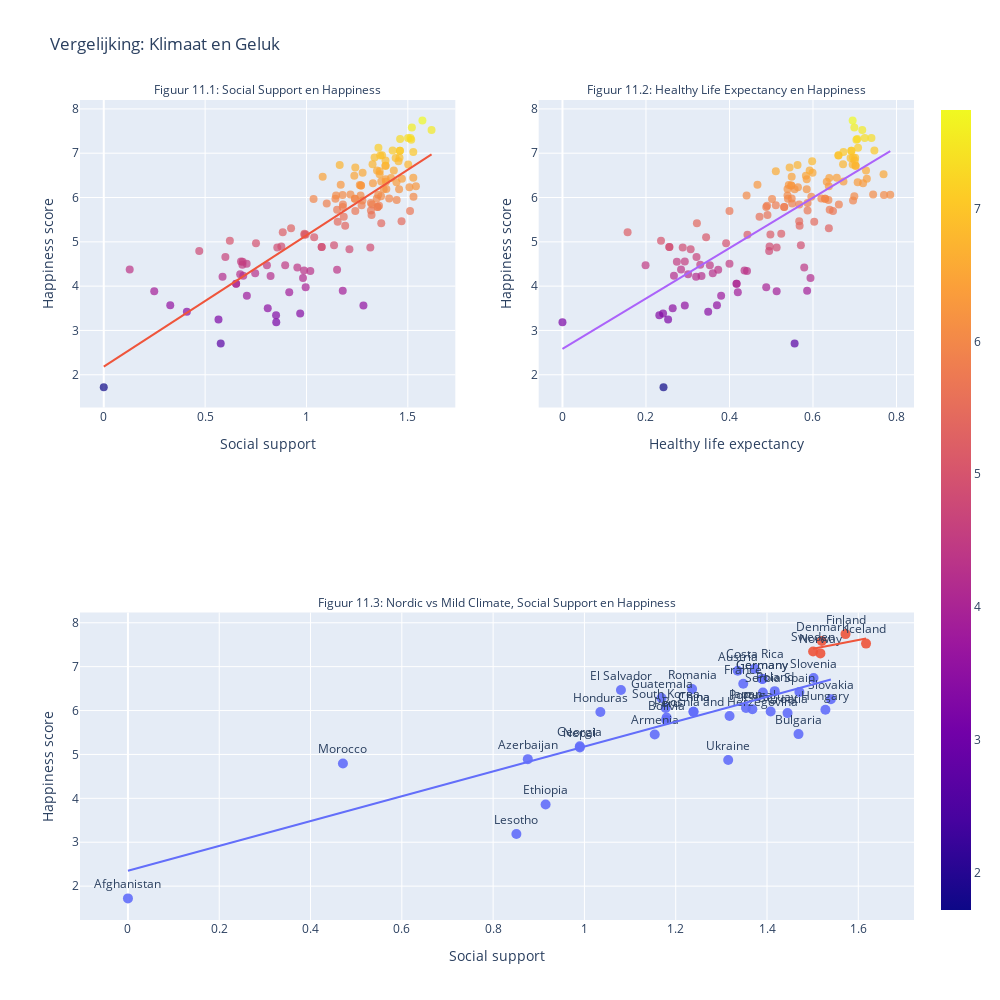

The notebook cell this image was saved under:
### Markdown cell above
In het World Happiness Report (2025) dataset is te zien dat de Scandinavische landen (Noorwegen, Zweden, Finland, Denemarken en IJsland) heel hoog scoren op Happiness score, ondanks hun lange en extreme winters. Eerder is er aangetoond dat er een hoge correlatie zitten tussen Social support (sociale voorzieningen) en Healthy Life expectancy met de Ladder score. Dit kunnen we ook zien in de Figuren 11.1 en 11.2 hieronder.

### Code cell
# Definieer Nordic en gemiddeld warme landen
nordics = ['Sweden', 'Norway', 'Finland', 'Denmark', 'Iceland']
avg_temp_df = df123[(df123['temperature_celsius'] >= 16) & (df123['temperature_celsius'] <= 23)]
avg_temp_countries = avg_temp_df['country'].unique()

# Voeg Highlight-kolom toe voor categorisering
def climate_category(row):
    if row['country'] in nordics:
        return 'Nordic'
    elif row['country'] in avg_temp_countries:
        return 'Mild Climate'
    else:
        return 'Other'

df123['Highlight'] = df123.apply(climate_category, axis=1)

# Eerste plot: alle landen, viridis kleuren op basis van social support
scatter_all = px.scatter(
    df123,
    x='Social support',
    y='Ladder score',
    color='Ladder score',                  # Viridis op happiness
    color_continuous_scale='viridis',
    trendline='ols',                        
    title='Correlatie: Social Support vs Happiness (alle landen)',
    hover_name='country'
)

scatter_all.update_traces(marker=dict(size=8, opacity=0.7), textposition='top center')

# Tweede plot: alle landen, viridis kleuren op basis van Healthy life expectancy
scatter_health = px.scatter(
    df123,
    x='Healthy life expectancy',
    y='Ladder score',
    color='Ladder score',
    color_continuous_scale='viridis',
    trendline='ols',
    title='Healthy Life Expectancy vs Happiness',
    hover_name='country'
)
scatter_health.update_traces(marker=dict(size=8, opacity=0.7), textposition='top center')

# Derde plot: enkel Nordic vs Mild Climate landen
scan_vs_mild = px.scatter(
    df123[df123['Highlight'].isin(['Nordic', 'Mild Climate'])],
    x='Social support',
    y='Ladder score',
    color='Highlight',
    color_continuous_scale='viridis',
    trendline='ols',
    text='country',
    title='Nordic vs Mild Climate landen: Social Support vs Happiness',
    hover_name='country'
)

scan_vs_mild.update_traces(marker=dict(size=10, opacity=0.9), textposition='top center')

# Combineer in subplots
final_fig = make_subplots(
    rows=2,
    cols=2,
    column_widths=[0.5, 0.5],
    row_heights=[0.5, 0.5],
    specs=[
        [{}, {}],                      # hier zijn twee afzonderlijke plots
        [{"colspan": 2}, None]        # zodat rij 2 een brede plot over twee kolommen
    ],
    subplot_titles=(
        "Figuur 11.1: Social Support en Happiness",
        "Figuur 11.2: Healthy Life Expectancy en Happiness",
        "Figuur 11.3: Nordic vs Mild Climate, Social Support en Happiness"
    )
)

# Voeg data toe
for trace in scatter_all.data:
    final_fig.add_trace(trace, row=1, col=1)
for trace in scatter_health.data:
    final_fig.add_trace(trace, row=1, col=2)
for trace in scan_vs_mild.data:
    final_fig.add_trace(trace, row=2, col=1)

# Layout, font en labels
final_fig.update_layout(
    height=1000,
    width=1000,
    title_text="Vergelijking: Klimaat en Geluk",
    showlegend=False
)

for annotation in final_fig['layout']['annotations']:
    annotation['font'] = dict(size=12)

final_fig.update_xaxes(title_text="Social support", row=1, col=1)
final_fig.update_xaxes(title_text="Social support", row=2, col=1)
final_fig.update_xaxes(title_text="Healthy life expectancy", row=1, col=2)
final_fig.update_yaxes(title_text="Happiness score", row=1, col=2)
final_fig.update_yaxes(title_text="Happiness score", row=1, col=1)
final_fig.update_yaxes(title_text="Happiness score", row=2, col=1)

# Toon figuur
final_fig.show()

### Figure 1 — Plotly figure (JSON) as saved in the notebook; plotly's stock layout.template omitted (floating-point values rounded to 4 significant figures; data arrays with more than 128 entries replaced by an {"elided": "..."} marker saying what was removed)
{"data": [{"hovertemplate": "<b>%{hovertext}</b><br><br>Social support=%{x}<br>Ladder score=%{marker.color}<extra></extra>", "hovertext": {"elided": "217 str values"}, "legendgroup": "", "marker": {"color": {"elided": "217 float values"}, "coloraxis": "coloraxis", "opacity": 0.7, "size": 8, "symbol": "circle"}, "mode": "markers", "name": "", "orientation": "v", "showlegend": false, "textposition": "top center", "type": "scatter", "x": {"elided": "217 float values"}, "xaxis": "x", "y": {"elided": "217 float values"}, "yaxis": "y"}, {"hovertemplate": "<b>OLS trendline</b><br>Ladder score = 2.96208 * Social support + 2.18271<br>R<sup>2</sup>=0.684833<br><br>Social support=%{x}<br>Ladder score=%{y} <b>(trend)</b><extra></extra>", "legendgroup": "", "marker": {"opacity": 0.7, "size": 8, "symbol": "circle"}, "mode": "lines", "name": "", "showlegend": false, "textposition": "top center", "type": "scatter", "x": {"elided": "134 float values"}, "xaxis": "x", "y": {"elided": "134 float values"}, "yaxis": "y"}, {"hovertemplate": "<b>%{hovertext}</b><br><br>Healthy life expectancy=%{x}<br>Ladder score=%{marker.color}<extra></extra>", "hovertext": {"elided": "217 str values"}, "legendgroup": "", "marker": {"color": {"elided": "217 float values"}, "coloraxis": "coloraxis", "opacity": 0.7, "size": 8, "symbol": "circle"}, "mode": "markers", "name": "", "orientation": "v", "showlegend": false, "textposition": "top center", "type": "scatter", "x": {"elided": "217 float values"}, "xaxis": "x2", "y": {"elided": "217 float values"}, "yaxis": "y2"}, {"hovertemplate": "<b>OLS trendline</b><br>Ladder score = 5.68553 * Healthy life expectancy + 2.58441<br>R<sup>2</sup>=0.601291<br><br>Healthy life expectancy=%{x}<br>Ladder score=%{y} <b>(trend)</b><extra></extra>", "legendgroup": "", "marker": {"opacity": 0.7, "size": 8, "symbol": "circle"}, "mode": "lines", "name": "", "showlegend": false, "textposition": "top center", "type": "scatter", "x": {"elided": "134 float values"}, "xaxis": "x2", "y": {"elided": "134 float values"}, "yaxis": "y2"}, {"hovertemplate": "<b>%{hovertext}</b><br><br>Highlight=Mild Climate<br>Social support=%{x}<br>Ladder score=%{y}<br>country=%{text}<extra></extra>", "hovertext": ["Afghanistan", "Armenia", "Austria", "Azerbaijan", "Bolivia", "Bosnia and Herzegovina", "Bulgaria", "Bélgica", "China", "China", "Costa Rica", "Croatia", "Czech Republic", "El Salvador", "Eritrea", "Ethiopia", "France", "Georgia", "Germany", "Germany", "Guatemala", "Honduras", "Hungary", "Japan", "Kyrghyzstan", "Lesotho", "Letonia", "Monaco", "Morocco", "Nepal", "North Korea", "Paraguay", "Peru", "Poland", "Portugal", "Romania", "San Marino", "Serbia", "Slovakia", "Slovenia", "South Korea", "Spain", "Tonga", "Ukraine"], "legendgroup": "Mild Climate", "marker": {"color": "#636efa", "opacity": 0.9, "size": 10, "symbol": "circle"}, "mode": "markers+text", "name": "Mild Climate", "orientation": "v", "showlegend": true, "text": ["Afghanistan", "Armenia", "Austria", "Azerbaijan", "Bolivia", "Bosnia and Herzegovina", "Bulgaria", "Bélgica", "China", "China", "Costa Rica", "Croatia", "Czech Republic", "El Salvador", "Eritrea", "Ethiopia", "France", "Georgia", "Germany", "Germany", "Guatemala", "Honduras", "Hungary", "Japan", "Kyrghyzstan", "Lesotho", "Letonia", "Monaco", "Morocco", "Nepal", "North Korea", "Paraguay", "Peru", "Poland", "Portugal", "Romania", "San Marino", "Serbia", "Slovakia", "Slovenia", "South Korea", "Spain", "Tonga", "Ukraine"], "textposition": "top center", "type": "scatter", "x": [0, 1.154, 1.336, 0.876, 1.179, 1.318, 1.469, null, 1.239, 1.239, 1.373, 1.445, null, 1.08, null, 0.915, 1.348, 0.99, 1.39, 1.39, 1.169, 1.035, 1.528, 1.354, null, 0.851, null, null, 0.471, 0.99, null, 1.408, 1.18, 1.417, 1.368, 1.236, null, 1.391, 1.54, 1.502, 1.178, 1.471, null, 1.315], "xaxis": "x3", "y": [1.721, 5.455, 6.905, 4.893, 5.784, 5.877, 5.463, null, 5.973, 5.973, 6.955, 5.942, null, 6.469, null, 3.861, 6.609, 5.185, 6.719, 6.719, 6.287, 5.968, 6.017, 6.06, null, 3.186, null, null, 4.795, 5.158, null, 5.977, 5.841, 6.442, 6.03, 6.491, null, 6.411, 6.257, 6.743, 6.058, 6.421, null, 4.873], "yaxis": "y3"}, {"hovertemplate": "<b>OLS trendline</b><br>Ladder score = 2.82955 * Social support + 2.35047<br>R<sup>2</sup>=0.664467<br><br>Highlight=Mild Climate<br>Social support=%{x}<br>Ladder score=%{y} <b>(trend)</b><extra></extra>", "legendgroup": "Mild Climate", "marker": {"color": "#636efa", "opacity": 0.9, "size": 10, "symbol": "circle"}, "mode": "lines", "name": "Mild Climate", "showlegend": false, "textposition": "top center", "type": "scatter", "x": [0, 0.471, 0.851, 0.876, 0.915, 0.99, 0.99, 1.035, 1.08, 1.154, 1.169, 1.178, 1.179, 1.18, 1.236, 1.239, 1.239, 1.315, 1.318, 1.336, 1.348, 1.354, 1.368, 1.373, 1.39, 1.39, 1.391, 1.408, 1.417, 1.445, 1.469, 1.471, 1.502, 1.528, 1.54], "xaxis": "x3", "y": [2.35, 3.683, 4.758, 4.829, 4.94, 5.152, 5.152, 5.279, 5.406, 5.616, 5.658, 5.684, 5.687, 5.689, 5.848, 5.856, 5.856, 6.071, 6.08, 6.131, 6.165, 6.182, 6.221, 6.235, 6.284, 6.284, 6.286, 6.334, 6.36, 6.439, 6.507, 6.513, 6.6, 6.674, 6.708], "yaxis": "y3"}, {"hovertemplate": "<b>%{hovertext}</b><br><br>Highlight=Nordic<br>Social support=%{x}<br>Ladder score=%{y}<br>country=%{text}<extra></extra>", "hovertext": ["Denmark", "Finland", "Iceland", "Norway", "Sweden"], "legendgroup": "Nordic", "marker": {"color": "#EF553B", "opacity": 0.9, "size": 10, "symbol": "circle"}, "mode": "markers+text", "name": "Nordic", "orientation": "v", "showlegend": true, "text": ["Denmark", "Finland", "Iceland", "Norway", "Sweden"], "textposition": "top center", "type": "scatter", "x": [1.52, 1.572, 1.617, 1.517, 1.501], "xaxis": "x3", "y": [7.583, 7.741, 7.525, 7.302, 7.344], "yaxis": "y3"}, {"hovertemplate": "<b>OLS trendline</b><br>Ladder score = 2.01378 * Social support + 4.3869<br>R<sup>2</sup>=0.290722<br><br>Highlight=Nordic<br>Social support=%{x}<br>Ladder score=%{y} <b>(trend)</b><extra></extra>", "legendgroup": "Nordic", "marker": {"color": "#EF553B", "opacity": 0.9, "size": 10, "symbol": "circle"}, "mode": "lines", "name": "Nordic", "showlegend": false, "textposition": "top center", "type": "scatter", "x": [1.501, 1.517, 1.52, 1.572, 1.617], "xaxis": "x3", "y": [7.41, 7.442, 7.448, 7.553, 7.643], "yaxis": "y3"}], "layout": {"annotations": [{"font": {"size": 12}, "showarrow": false, "text": "Figuur 11.1: Social Support en Happiness", "x": 0.225, "xanchor": "center", "xref": "paper", "y": 1, "yanchor": "bottom", "yref": "paper"}, {"font": {"size": 12}, "showarrow": false, "text": "Figuur 11.2: Healthy Life Expectancy en Happiness", "x": 0.775, "xanchor": "center", "xref": "paper", "y": 1, "yanchor": "bottom", "yref": "paper"}, {"font": {"size": 12}, "showarrow": false, "text": "Figuur 11.3: Nordic vs Mild Climate, Social Support en Happiness", "x": 0.5, "xanchor": "center", "xref": "paper", "y": 0.375, "yanchor": "bottom", "yref": "paper"}], "height": 1000, "showlegend": false, "title": {"text": "Vergelijking: Klimaat en Geluk"}, "width": 1000, "xaxis": {"anchor": "y", "autorange": true, "domain": [0, 0.45], "range": [-0.1173, 1.734], "title": {"text": "Social support"}, "type": "linear"}, "xaxis2": {"anchor": "y2", "autorange": true, "domain": [0.55, 1], "range": [-0.05693, 0.8419], "title": {"text": "Healthy life expectancy"}, "type": "linear"}, "xaxis3": {"anchor": "y3", "autorange": true, "domain": [0, 1], "range": [-0.1051, 1.722], "title": {"text": "Social support"}, "type": "linear"}, "yaxis": {"anchor": "x", "autorange": true, "domain": [0.625, 1], "range": [1.261, 8.201], "title": {"text": "Happiness score"}, "type": "linear"}, "yaxis2": {"anchor": "x2", "autorange": true, "domain": [0.625, 1], "range": [1.261, 8.201], "title": {"text": "Happiness score"}, "type": "linear"}, "yaxis3": {"anchor": "x3", "autorange": true, "domain": [0, 0.375], "range": [1.228, 8.234], "title": {"text": "Happiness score"}, "type": "linear"}}}
